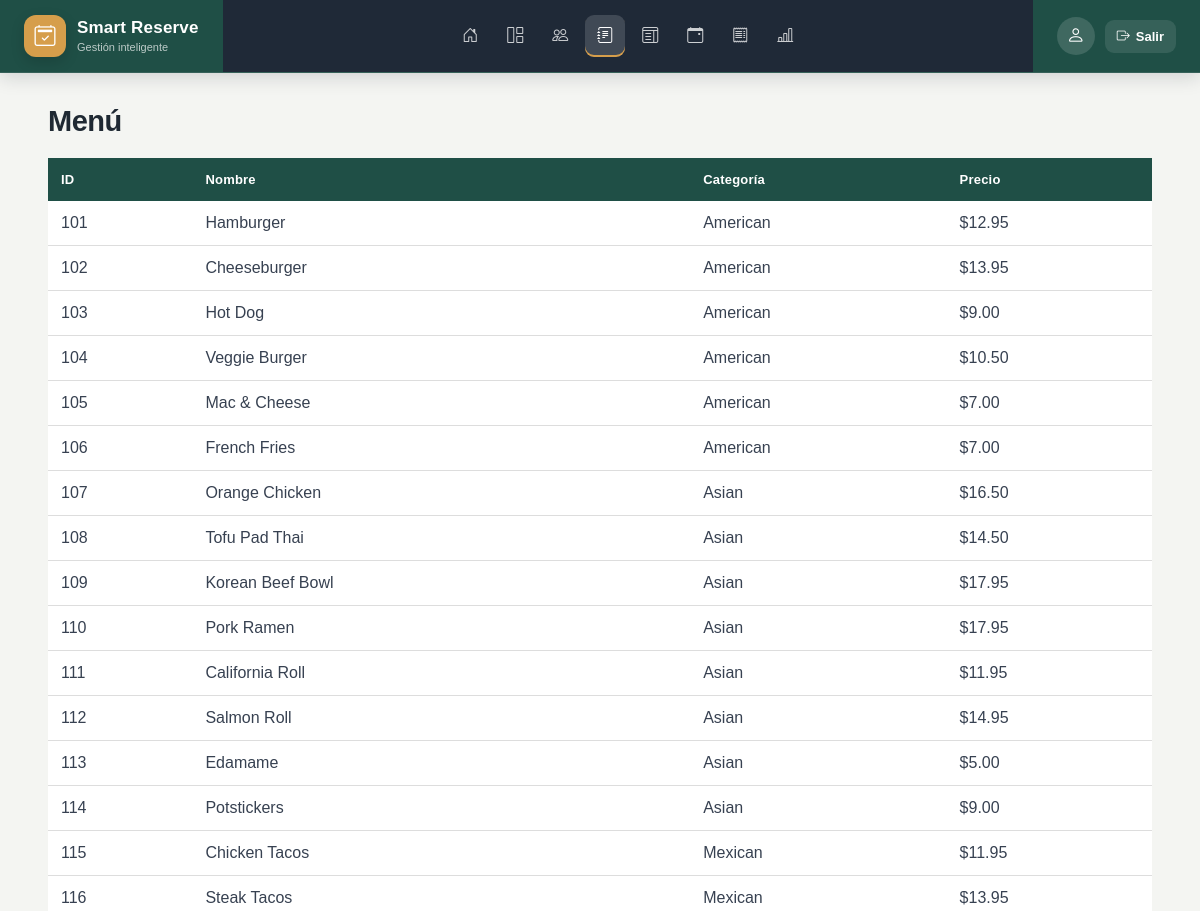
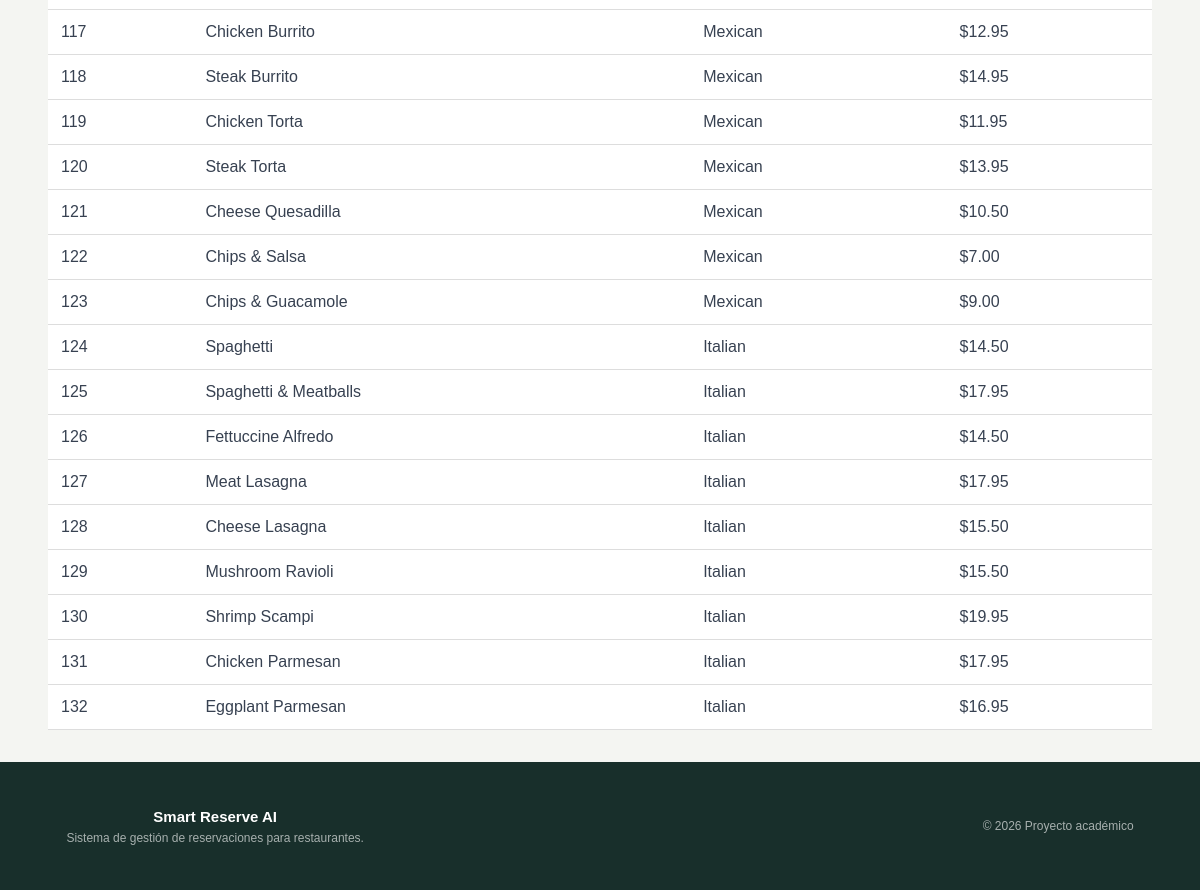
Page /menu.php on the committed database (2 pictures, top to bottom).
### tables this page shows
CREATE TABLE `menu_items` (
  `menu_item_id` int(11) NOT NULL,
  `item_name` varchar(100) DEFAULT NULL,
  `category` varchar(50) DEFAULT NULL,
  `price` decimal(5,2) DEFAULT NULL
);

### menu.php (the view, shortened to what this page needs)
<?php
include("includes/conexion.php");
include("includes/header.php");
$menu = $conexion->query(
"SELECT * FROM menu_items"
);
?>
<h1>Menú</h1>
<table>
<tr>
<th>ID</th>
<th>Nombre</th>
<th>Categoría</th>
<th>Precio</th>
</tr>
<?php while($m = $menu->fetch_assoc()){ ?>
<tr>
<td><?= $m['menu_item_id'] ?></td>
<td><?= $m['item_name'] ?></td>
<td><?= $m['category'] ?></td>
<td>$<?= $m['price'] ?></td>
</tr>
<?php } ?>
</table>
<?php include("includes/footer.php"); ?>

### estilos.css (style rules this page uses)
* { margin:0; padding:0; box-sizing:border-box; font-family:Arial, Helvetica, sans-serif; }
body { background:#f4f6f9; }
h1 { margin-bottom:20px; color:#1f2937; }
table { width:100%; border-collapse:collapse; background:white; box-shadow:0 2px 10px rgba(0,0,0,.1); }
th { background:#2563eb; color:white; padding:12px; }
td { padding:10px; border-bottom:1px solid #ddd; }
:root { --color-primario:#1f4f46; --color-primario-oscuro:#173c36; --color-secundario:#d69e4b; --color-fondo:#f4f5f2; --color-superficie:#ffffff; --color-texto:#1f2933; --color-texto-suave:#6b7280; --color-borde:#e5e7eb; --color-exito:#23865f; --color-advertencia:#d7902f; --color-error:#c94a4a; --sombra-suave:0 4px 16px rgba(31,41,51,.08); --sombra-media:0 10px 28px rgba(31,41,51,.12); --radio:14px; }
html { min-height:100%; }
body { min-height:100vh; display:flex; flex-direction:column; background:var(--color-fondo); color:var(--color-texto); font-family: Inter, "Segoe UI", Arial, sans-serif; }
h1 { color:var(--color-texto); font-size:29px; letter-spacing:-.5px; }
table { box-shadow:none; }
th { background:var(--color-primario); padding:14px 13px; text-align:left; font-size:13px; letter-spacing:.2px; }
td { padding:13px; color:#374151; }
tbody tr { transition:background .15s ease; }

### rows in the picture
menu_items: menu_item_id "101", item_name "Hamburger", category "American", price "12.95"
menu_items: menu_item_id "102", item_name "Cheeseburger", category "American", price "13.95"
menu_items: menu_item_id "103", item_name "Hot Dog", category "American", price "9.00"
menu_items: menu_item_id "104", item_name "Veggie Burger", category "American", price "10.50"
menu_items: menu_item_id "105", item_name "Mac & Cheese", category "American", price "7.00"
menu_items: menu_item_id "106", item_name "French Fries", category "American", price "7.00"
menu_items: menu_item_id "107", item_name "Orange Chicken", category "Asian", price "16.50"
menu_items: menu_item_id "108", item_name "Tofu Pad Thai", category "Asian", price "14.50"
menu_items: menu_item_id "109", item_name "Korean Beef Bowl", category "Asian", price "17.95"
menu_items: menu_item_id "110", item_name "Pork Ramen", category "Asian", price "17.95"
menu_items: menu_item_id "111", item_name "California Roll", category "Asian", price "11.95"
menu_items: menu_item_id "112", item_name "Salmon Roll", category "Asian", price "14.95"
menu_items: menu_item_id "113", item_name "Edamame", category "Asian", price "5.00"
menu_items: menu_item_id "114", item_name "Potstickers", category "Asian", price "9.00"
menu_items: menu_item_id "115", item_name "Chicken Tacos", category "Mexican", price "11.95"
menu_items: menu_item_id "116", item_name "Steak Tacos", category "Mexican", price "13.95"
menu_items: menu_item_id "117", item_name "Chicken Burrito", category "Mexican", price "12.95"
menu_items: menu_item_id "118", item_name "Steak Burrito", category "Mexican", price "14.95"
menu_items: menu_item_id "119", item_name "Chicken Torta", category "Mexican", price "11.95"
menu_items: menu_item_id "120", item_name "Steak Torta", category "Mexican", price "13.95"
menu_items: menu_item_id "121", item_name "Cheese Quesadilla", category "Mexican", price "10.50"
menu_items: menu_item_id "122", item_name "Chips & Salsa", category "Mexican", price "7.00"
menu_items: menu_item_id "123", item_name "Chips & Guacamole", category "Mexican", price "9.00"
menu_items: menu_item_id "124", item_name "Spaghetti", category "Italian", price "14.50"
menu_items: menu_item_id "125", item_name "Spaghetti & Meatballs", category "Italian", price "17.95"
menu_items: menu_item_id "126", item_name "Fettuccine Alfredo", category "Italian", price "14.50"
menu_items: menu_item_id "127", item_name "Meat Lasagna", category "Italian", price "17.95"
menu_items: menu_item_id "128", item_name "Cheese Lasagna", category "Italian", price "15.50"
menu_items: menu_item_id "129", item_name "Mushroom Ravioli", category "Italian", price "15.50"
menu_items: menu_item_id "130", item_name "Shrimp Scampi", category "Italian", price "19.95"
menu_items: menu_item_id "131", item_name "Chicken Parmesan", category "Italian", price "17.95"
menu_items: menu_item_id "132", item_name "Eggplant Parmesan", category "Italian", price "16.95"
